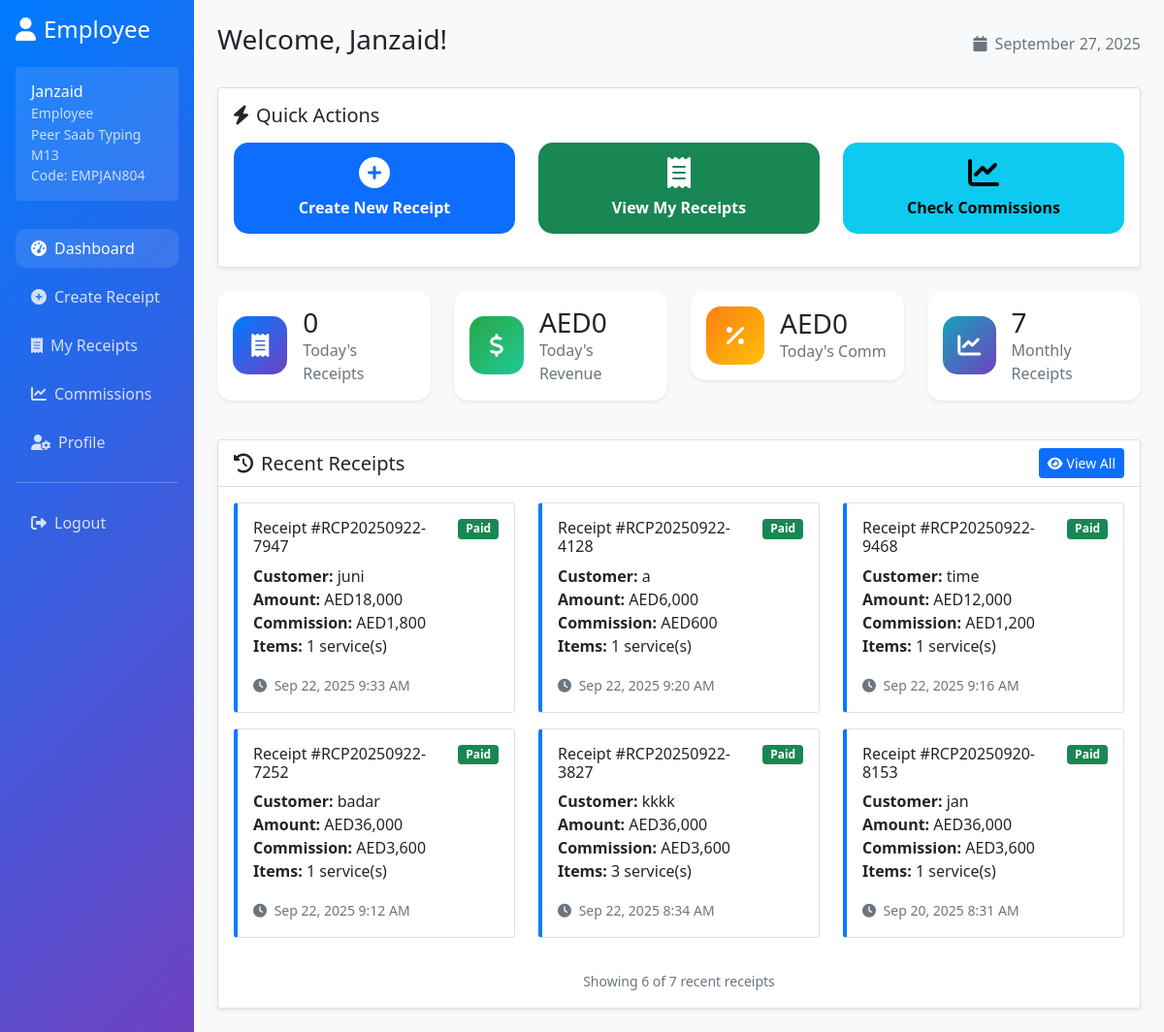
/employee/dashboard.php (signed in), run on an earlier commit of the app's database.
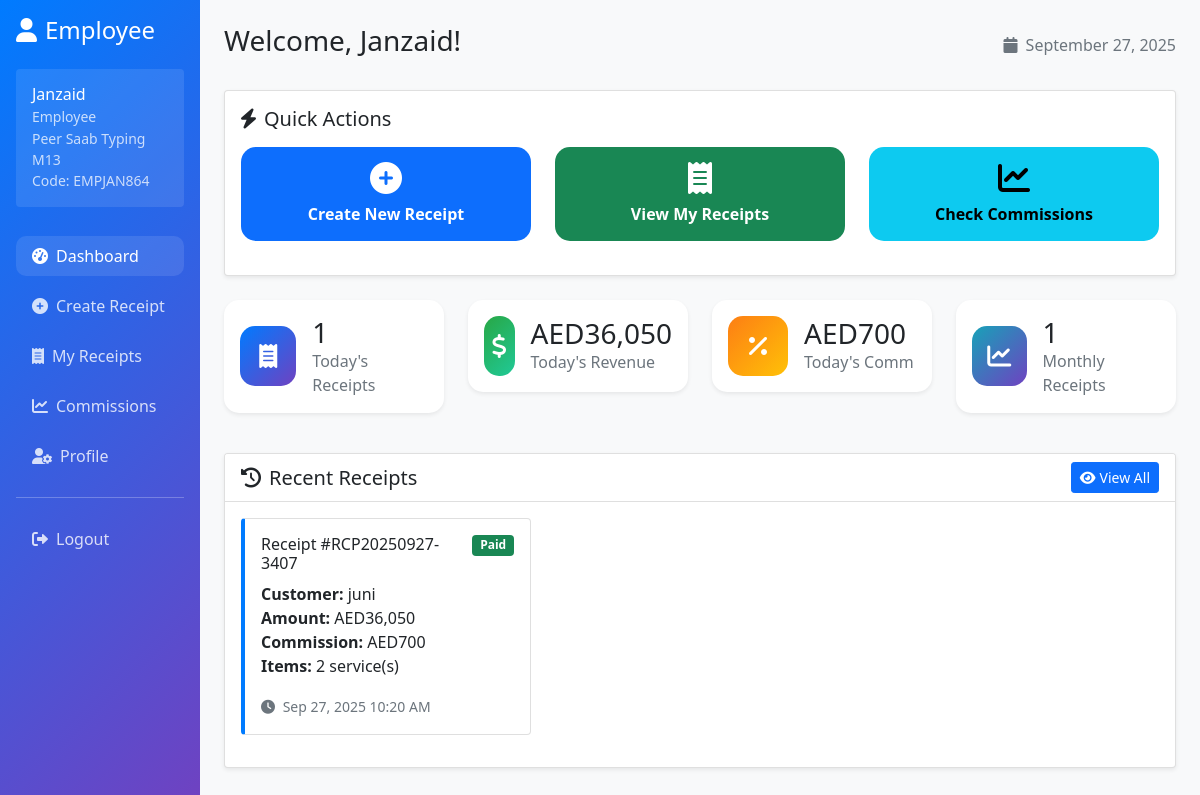
And on a later commit of the database.
### tables this page shows
CREATE TABLE employees (
            id INTEGER PRIMARY KEY AUTOINCREMENT,
            branch_id INTEGER NOT NULL,
            employee_code VARCHAR(20) UNIQUE NOT NULL,
            username VARCHAR(50) UNIQUE NOT NULL,
            password VARCHAR(255) NOT NULL,
            full_name VARCHAR(100) NOT NULL,
            email VARCHAR(100),
            phone VARCHAR(20),
            basic_salary DECIMAL(10,2) DEFAULT 0.00,
            commission_rate DECIMAL(5,2) DEFAULT 0.00,
            hire_date DATE NOT NULL,
            status TEXT DEFAULT 'active' CHECK (status IN ('active', 'inactive')),
            created_at DATETIME DEFAULT CURRENT_TIMESTAMP,
            FOREIGN KEY (branch_id) REFERENCES branches(id)
        );

CREATE TABLE settings (
            id INTEGER PRIMARY KEY AUTOINCREMENT,
            setting_key VARCHAR(100) UNIQUE NOT NULL,
            setting_value TEXT,
            updated_at DATETIME DEFAULT CURRENT_TIMESTAMP
        );

CREATE TABLE receipts (
            id INTEGER PRIMARY KEY AUTOINCREMENT,
            receipt_number VARCHAR(50) UNIQUE NOT NULL,
            branch_id INTEGER NOT NULL,
            employee_id INTEGER NOT NULL,
            customer_name VARCHAR(100) NOT NULL,
            customer_phone VARCHAR(20),
            customer_email VARCHAR(100),
            subtotal DECIMAL(10,2) NOT NULL DEFAULT 0.00,
            vat_percentage DECIMAL(5,2) DEFAULT 0.00,
            vat_amount DECIMAL(10,2) DEFAULT 0.00,
            total_amount DECIMAL(10,2) NOT NULL,
            total_commission DECIMAL(10,2) DEFAULT 0.00,
            payment_status TEXT DEFAULT 'paid' CHECK (payment_status IN ('paid', 'pending', 'cancelled')),
            notes TEXT,
            created_at DATETIME DEFAULT CURRENT_TIMESTAMP,
            FOREIGN KEY (branch_id) REFERENCES branches(id),
            FOREIGN KEY (employee_id) REFERENCES employees(id)
        );

CREATE TABLE branches (
            id INTEGER PRIMARY KEY AUTOINCREMENT,
            branch_name VARCHAR(100) NOT NULL,
            branch_code VARCHAR(20) UNIQUE NOT NULL,
            address TEXT,
            phone VARCHAR(20),
            email VARCHAR(100),
            manager_username VARCHAR(50) UNIQUE NOT NULL,
            manager_password VARCHAR(255) NOT NULL,
            manager_full_name VARCHAR(100) NOT NULL,
            status TEXT DEFAULT 'active' CHECK (status IN ('active', 'inactive')),
            created_at DATETIME DEFAULT CURRENT_TIMESTAMP
        );

### includes/currency_helper.php (called while the page is built)
<?php
function getCurrencySymbol($currency_code = 'USD') {
    $symbols = [
        'USD' => '$',
        'AED' => 'AED',
        'PKR' => '₨',
        'INR' => '₹',
        'EUR' => '€'
    ];
    return $symbols[$currency_code] ?? '$';
}
function formatCurrency($amount, $currency_code = 'USD') {
    $symbol = getCurrencySymbol($currency_code);
    return $symbol . number_format($amount, 0);
}
function getCurrentCurrency($db) {
    try {
        $stmt = $db->query("SELECT setting_value FROM settings WHERE setting_key = 'currency' LIMIT 1");
        $currency_result = $stmt->fetch(PDO::FETCH_ASSOC);
        return $currency_result ? $currency_result['setting_value'] : 'USD';
    } catch (Exception $e) {
        return 'USD';
    }
}
?>

### employee/dashboard.php (the view, shortened to what the changed rows need)
<?php
require_once '../includes/currency_helper.php';
$database = new Database();
$auth = new Auth($database);
$auth->requireRole(['employee']);
$user_info = $auth->getUserInfo();
$db = $database->getConnection();
$stmt = $db->prepare("SELECT e.*, b.branch_name FROM employees e JOIN branches b ON e.branch_id = b.id WHERE e.id = ?");
$stmt->execute([$user_info['id']]);
$employee_info = $stmt->fetch(PDO::FETCH_ASSOC);
$stats = [];
$stmt = $db->prepare("SELECT COUNT(*) as count, COALESCE(SUM(total_amount), 0) as total, COALESCE(SUM(total_commission), 0) as commission FROM receipts WHERE employee_id = ? AND strftime('%Y-%m', created_at) = strftime('%Y-%m', 'now')");
$stmt->execute([$user_info['id']]);
$monthly_data = $stmt->fetch(PDO::FETCH_ASSOC);
$stats['monthly_receipts'] = $monthly_data['count'];
$stats['monthly_revenue'] = $monthly_data['total'];
$stats['monthly_commission'] = $monthly_data['commission'];
$stmt = $db->prepare("SELECT COUNT(*) as count, COALESCE(SUM(total_amount), 0) as total, COALESCE(SUM(total_commission), 0) as commission FROM receipts WHERE employee_id = ? AND DATE(created_at) = DATE('now')");
$stmt->execute([$user_info['id']]);
$today_data = $stmt->fetch(PDO::FETCH_ASSOC);
$stats['today_receipts'] = $today_data['count'];
$stats['today_revenue'] = $today_data['total'];
$stats['today_commission'] = $today_data['commission'];
$current_currency = getCurrentCurrency($db);
$stmt = $db->prepare("SELECT r.*,
    (SELECT COUNT(*) FROM receipt_items WHERE receipt_id = r.id) as item_count
    FROM receipts r
    WHERE r.employee_id = ?
    ORDER BY r.created_at DESC
    LIMIT 10");
$stmt->execute([$user_info['id']]);
$recent_receipts = $stmt->fetchAll(PDO::FETCH_ASSOC);
?>
<!DOCTYPE html>
<html lang="en">
<head>
    <link href="https://cdn.jsdelivr.net/npm/bootstrap@5.1.3/dist/css/bootstrap.min.css" rel="stylesheet">
    <link href="https://cdnjs.cloudflare.com/ajax/libs/font-awesome/6.0.0/css/all.min.css" rel="stylesheet">
</head>
<body>
    <div class="container-fluid">
        <div class="row">
            <div class="col-md-3 col-lg-2 sidebar p-3">
                <div class="user-info bg-white bg-opacity-10 rounded p-3 mb-4">
                    <div>
                        <h6 class="mb-0"><?= htmlspecialchars($employee_info['full_name']) ?></h6>
                        <small class="opacity-75">Employee</small>
                        <div class="small opacity-75"><?= htmlspecialchars($employee_info['branch_name']) ?></div>
                        <div class="small opacity-75">Code: <?= htmlspecialchars($employee_info['employee_code']) ?></div>
                    </div>
                </div>
            </div>
            <div class="col-md-9 col-lg-10 p-4">
                <div class="d-flex justify-content-between align-items-center mb-4">
                    <h1 class="h3">Welcome, <?= htmlspecialchars($employee_info['full_name']) ?>!</h1>
                    <div class="text-muted">
                        <i class="fas fa-calendar me-2"></i><?= date('F j, Y') ?>
                    </div>
                </div>
                <div class="row mb-4">
                    <div class="col-md-3 mb-3">
                        <div class="card stat-card shadow-sm">
                            <div class="card-body d-flex align-items-center">
                                <div>
                                    <h3 class="mb-0"><?= $stats['today_receipts'] ?></h3>
                                    <p class="text-muted mb-0">Today's Receipts</p>
                                </div>
                            </div>
                        </div>
                    </div>
                    <div class="col-md-3 mb-3">
                        <div class="card stat-card shadow-sm">
                            <div class="card-body d-flex align-items-center">
                                <div>
                                    <h3 class="mb-0"><?= formatCurrency($stats['today_revenue'], $current_currency) ?></h3>
                                    <p class="text-muted mb-0">Today's Revenue</p>
                                </div>
                            </div>
                        </div>
                    </div>
                    <div class="col-md-3 mb-3">
                        <div class="card stat-card shadow-sm">
                            <div class="card-body d-flex align-items-center">
                                <div>
                                    <h3 class="mb-0"><?= formatCurrency($stats['today_commission'], $current_currency) ?></h3>
                                    <p class="text-muted mb-0">Today's Comm</p>
                                </div>
                            </div>
                        </div>
                    </div>
                    <div class="col-md-3 mb-3">
                        <div class="card stat-card shadow-sm">
                            <div class="card-body d-flex align-items-center">
                                <div>
                                    <h3 class="mb-0"><?= $stats['monthly_receipts'] ?></h3>
                                    <p class="text-muted mb-0">Monthly Receipts</p>
                                </div>
                            </div>
                        </div>
                    </div>
                </div>
                <div class="row">
                    <div class="col-12">
                        <div class="card shadow-sm">
                            <div class="card-body">
                                <?php if (empty($recent_receipts)): ?>
                                    <div class="text-center text-muted py-5">
                                        <i class="fas fa-receipt fa-3x mb-3"></i>
                                        <h4>No receipts created yet</h4>
                                        <p>Start by creating your first receipt to help customers!</p>
                                        <a href="/employee/create-receipt.php" class="btn btn-primary">
                                            <i class="fas fa-plus me-2"></i>Create First Receipt
                                        </a>
                                    </div>
                                <?php else: ?>
                                    <div class="row">
                                        <?php foreach (array_slice($recent_receipts, 0, 6) as $receipt): ?>
                                            <div class="col-md-6 col-lg-4 mb-3">
                                                <div class="card receipt-card h-100">
                                                    <div class="card-body">
                                                        <div class="d-flex justify-content-between align-items-start mb-2">
                                                            <h6 class="card-title mb-0">
                                                                Receipt #<?= htmlspecialchars($receipt['receipt_number']) ?>
                                                            </h6>
                                                            <span class="badge bg-<?=
                                                                $receipt['payment_status'] === 'paid' ? 'success' :
                                                                ($receipt['payment_status'] === 'pending' ? 'warning' : 'danger')
                                                            ?>">
                                                                <?= ucfirst($receipt['payment_status']) ?>
                                                            </span>
                                                        </div>
                                                        <p class="card-text">
                                                            <strong>Customer:</strong> <?= htmlspecialchars($receipt['customer_name']) ?><br>
                                                            <strong>Amount:</strong> <?= formatCurrency($receipt['total_amount'], $current_currency) ?><br>
                                                            <strong>Commission:</strong> <?= formatCurrency($receipt['total_commission'], $current_currency) ?><br>
                                                            <strong>Items:</strong> <?= $receipt['item_count'] ?> service(s)
                                                        </p>
                                                        <small class="text-muted">
                                                            <i class="fas fa-clock me-1"></i>
                                                            <?= date('M j, Y g:i A', strtotime($receipt['created_at'])) ?>
                                                        </small>
                                                    </div>
                                                </div>
                                            </div>
                                        <?php endforeach; ?>
                                    </div>
                                    <?php if (count($recent_receipts) > 6): ?>
                                        <div class="text-center mt-3">
                                            <small class="text-muted">
                                                Showing 6 of <?= count($recent_receipts) ?> recent receipts
                                            </small>
                                        </div>
                                    <?php endif; ?>
                                <?php endif; ?>
                            </div>
                        </div>
                    </div>
                </div>
            </div>
        </div>
    </div>
</body>
</html>

What changed in the data, as far as the page shows it:
removed settings: setting_value "AED0"
removed receipts: receipt_number "RCP20250922-7947", payment_status "Paid", customer_name "juni", total_amount.setting_value "AED18,000", total_commission.setting_value "AED1,800", item_count "1", created_at "Sep 22, 2025 9:33 AM"
removed receipts: receipt_number "RCP20250922-4128", payment_status "Paid", customer_name "a", total_amount.setting_value "AED6,000", total_commission.setting_value "AED600", item_count "1", created_at "Sep 22, 2025 9:20 AM"
removed receipts: receipt_number "RCP20250922-9468", payment_status "Paid", customer_name "time", total_amount.setting_value "AED12,000", total_commission.setting_value "AED1,200", item_count "1", created_at "Sep 22, 2025 9:16 AM"
removed receipts: receipt_number "RCP20250922-7252", payment_status "Paid", customer_name "badar", total_amount.setting_value "AED36,000", total_commission.setting_value "AED3,600", item_count "1", created_at "Sep 22, 2025 9:12 AM"
removed receipts: receipt_number "RCP20250922-3827", payment_status "Paid", customer_name "kkkk", total_amount.setting_value "AED36,000", total_commission.setting_value "AED3,600", item_count "3", created_at "Sep 22, 2025 8:34 AM"
removed receipts: receipt_number "RCP20250920-8153", payment_status "Paid", customer_name "jan", total_amount.setting_value "AED36,000", total_commission.setting_value "AED3,600", item_count "1", created_at "Sep 20, 2025 8:31 AM"
changed employees "Janzaid": employee_code "EMPJAN804" → "EMPJAN864"
added settings: setting_value "AED36,050", setting_value "AED700"
now on this page (row edited): receipts: receipt_number "RCP20250927-3407", payment_status "Paid", customer_name "juni", total_amount.setting_value "AED36,050", total_commission.setting_value "AED700", item_count "2", created_at "Sep 27, 2025 10:20 AM"
Also different on the page:
$stats['today_receipts']: "0" → "1"
$stats['monthly_receipts']: "7" → "1"
count($recent_receipts): "7" → (not shown)
text no longer shown: "Showing 6 of recent receipts"
